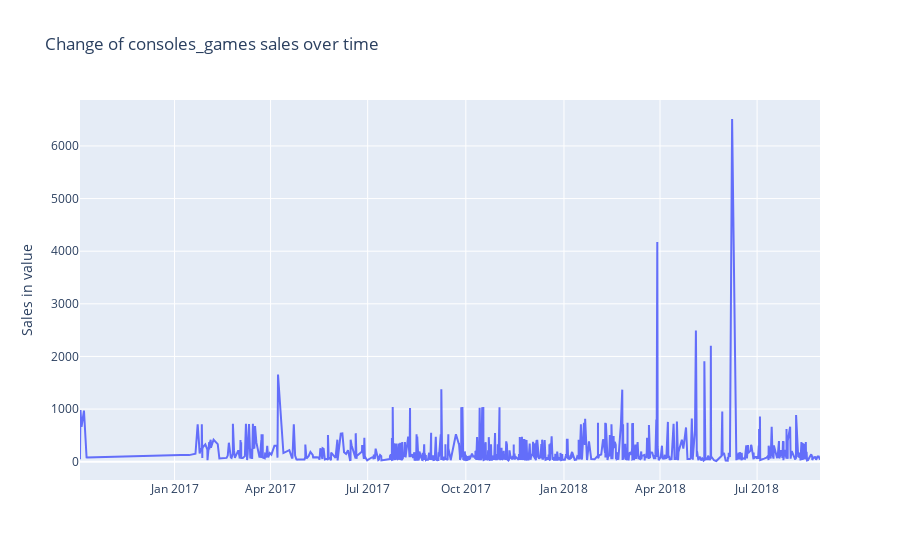

The code cell stored with this chart in its notebook:
### Markdown cell above
Plotting `payment_value` against `order_purchase_timestamp`:

### Code cell
df_cat = select_category_df(df_intermediate, selected_category, 'order_purchase_timestamp')
fig = plot_sales_over_time(df_cat, selected_category, 'order_purchase_timestamp')

fig.show()

### Figure 1 — Plotly figure (JSON) as saved in the notebook; plotly's stock layout.template omitted (floating-point values rounded to 4 significant figures; data arrays with more than 128 entries replaced by an {"elided": "..."} marker saying what was removed)
{"data": [{"mode": "lines", "name": "consoles_games", "type": "scatter", "x": {"elided": "1017 str values"}, "y": {"elided": "1017 float values"}}], "layout": {"autosize": true, "title": {"text": "Change of consoles_games sales over time"}, "xaxis": {"autorange": true, "range": ["2016-10-04 09:16:33", "2018-08-28 22:51:54"], "type": "date"}, "yaxis": {"autorange": true, "range": [-348.2, 6873.0], "title": {"text": "Sales in value"}, "type": "linear"}}}
